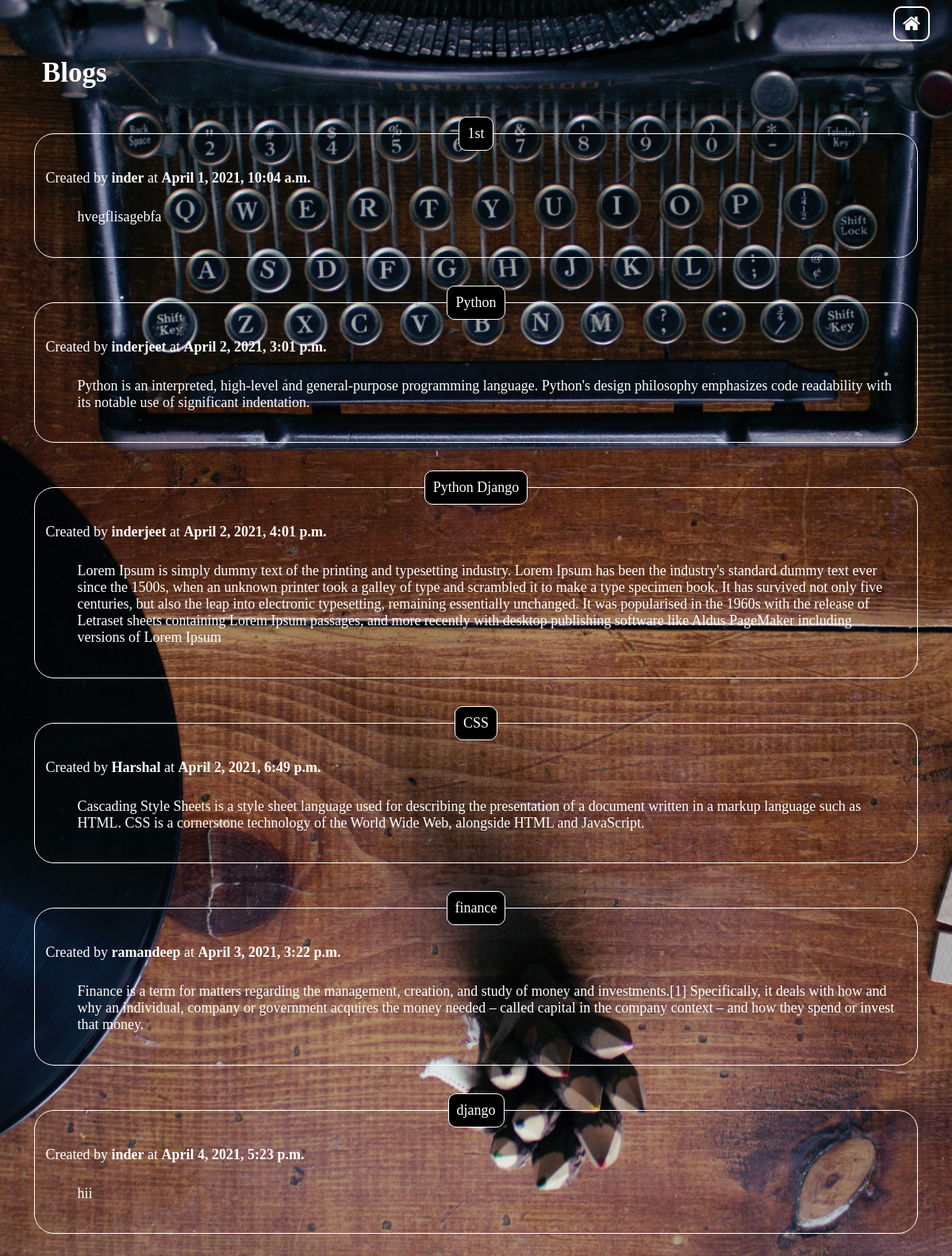
The page /display on the database its author committed.
### BlogpostProject/models.py (models this page shows)
class Post(models.Model):
    Name=models.CharField(max_length=100)
    Title=models.CharField(max_length=100)
    Message=models.TextField(max_length=1000)
    dat=models.DateTimeField(auto_now_add=True)

### BlogpostProject/views.py (the view)
# urls.py: path('display', views.display,name='display'),
def display(request):
    data = Post.objects.all()
    return render(request, 'display.html', {'data': data})

### BlogpostProject/templates/display.html (shortened to what this page needs)
<!DOCTYPE html>
{% load static %}
<html lang="en" xmlns:class="http://www.w3.org/1999/xhtml">
<head>
    <link rel="stylesheet" href="https://cdnjs.cloudflare.com/ajax/libs/font-awesome/4.7.0/css/font-awesome.min.css">
</head>
<body class="picture">
<form action="/" method="" align="right"><button type="submit" class="btn" ><i class="fa fa-home"></i></button></form>
<h2>Blogs </h2>
<div class="container">
    {% for data in data %}
    <fieldset class="transbox">
        <legend class="transbox1">{{data.Title}}</legend>
        <p>Created by <b>{{data.Name}}</b> at <b>{{data.dat}}</b></p>
        <p class="c">{{data.Message}}</p>
    </fieldset>
    {% endfor %}
</div>
</body>
</html>

### rows shown on the page
Post: Title "1st", Name "inder", dat "April 1, 2021, 10:04 a.m.", Message "hvegflisagebfa"
Post: Title "Python", Name "inderjeet", dat "April 2, 2021, 3:01 p.m.", Message "Python is an interpreted, high-level and general-purpose programming language. Python's design philosophy emphasizes code readability with its notable use of significant indentation."
Post: Title "Python Django", Name "inderjeet", dat "April 2, 2021, 4:01 p.m.", Message "Lorem Ipsum is simply dummy text of the printing and typesetting industry. Lorem Ipsum has been the industry's standard dummy text ever since the 1500s, when an unknown printer took a galley of type and scrambled it to make a type specimen book. It has survived not only five centuries, but also the leap into electronic typesetting, remaining essentially unchanged. It was popularised in the 1960s with the release of Letraset sheets containing Lorem Ipsum passages, and more recently with desktop publishing software like Aldus PageMaker including versions of Lorem Ipsum"
Post: Title "CSS", Name "Harshal", dat "April 2, 2021, 6:49 p.m.", Message "Cascading Style Sheets is a style sheet language used for describing the presentation of a document written in a markup language such as HTML. CSS is a cornerstone technology of the World Wide Web, alongside HTML and JavaScript."
Post: Title "finance", Name "ramandeep", dat "April 3, 2021, 3:22 p.m.", Message "Finance is a term for matters regarding the management, creation, and study of money and investments.[1] Specifically, it deals with how and why an individual, company or government acquires the money needed – called capital in the company context – and how they spend or invest that money."
Post: Title "django", Name "inder", dat "April 4, 2021, 5:23 p.m.", Message "hii"
